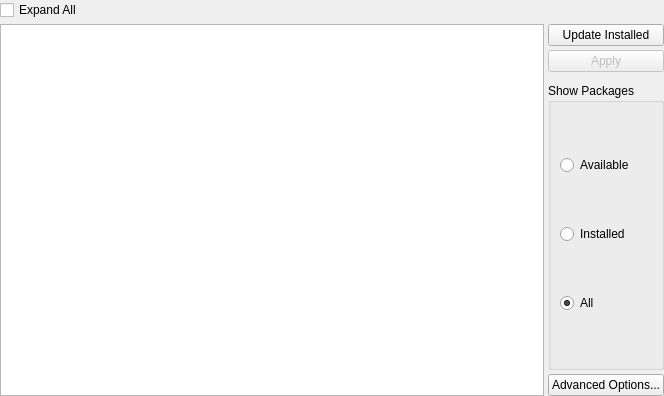
<?xml version="1.0" encoding="UTF-8"?>
<ui version="4.0">
 <class>Android::Internal::AndroidSdkManagerWidget</class>
 <widget class="QWidget" name="Android::Internal::AndroidSdkManagerWidget">
  <property name="geometry">
   <rect>
    <x>0</x>
    <y>0</y>
    <width>664</width>
    <height>396</height>
   </rect>
  </property>
  <property name="windowTitle">
   <string>Android SDK Manager</string>
  </property>
  <layout class="QVBoxLayout" name="verticalLayout_3">
   <property name="spacing">
    <number>-1</number>
   </property>
   <property name="leftMargin">
    <number>0</number>
   </property>
   <property name="topMargin">
    <number>0</number>
   </property>
   <property name="rightMargin">
    <number>0</number>
   </property>
   <property name="bottomMargin">
    <number>0</number>
   </property>
   <item>
    <widget class="QStackedWidget" name="viewStack">
     <property name="currentIndex">
      <number>0</number>
     </property>
     <widget class="QWidget" name="packagesStack">
      <layout class="QGridLayout" name="gridLayout">
       <property name="leftMargin">
        <number>0</number>
       </property>
       <property name="topMargin">
        <number>0</number>
       </property>
       <property name="rightMargin">
        <number>0</number>
       </property>
       <property name="bottomMargin">
        <number>0</number>
       </property>
       <property name="spacing">
        <number>4</number>
       </property>
       <item row="0" column="0" colspan="2">
        <layout class="QHBoxLayout" name="horizontalLayout">
         <item>
          <widget class="QCheckBox" name="expandCheck">
           <property name="sizePolicy">
            <sizepolicy hsizetype="Preferred" vsizetype="Fixed">
             <horstretch>0</horstretch>
             <verstretch>0</verstretch>
            </sizepolicy>
           </property>
           <property name="text">
            <string>Expand All</string>
           </property>
           <property name="checkable">
            <bool>true</bool>
           </property>
          </widget>
         </item>
        </layout>
       </item>
       <item row="1" column="0">
        <widget class="QTreeView" name="packagesView">
         <property name="indentation">
          <number>20</number>
         </property>
         <attribute name="headerCascadingSectionResizes">
          <bool>false</bool>
         </attribute>
        </widget>
       </item>
       <item row="1" column="1">
        <layout class="QVBoxLayout" name="verticalLayout_2">
         <item>
          <widget class="QPushButton" name="updateInstalledButton">
           <property name="text">
            <string>Update Installed</string>
           </property>
          </widget>
         </item>
         <item>
          <widget class="QPushButton" name="applySelectionButton">
           <property name="enabled">
            <bool>false</bool>
           </property>
           <property name="text">
            <string>Apply</string>
           </property>
          </widget>
         </item>
         <item>
          <spacer name="verticalSpacer">
           <property name="orientation">
            <enum>Qt::Vertical</enum>
           </property>
          </spacer>
         </item>
         <item>
          <widget class="QGroupBox" name="packagesTypeGroup">
           <property name="title">
            <string>Show Packages</string>
           </property>
           <layout class="QVBoxLayout" name="verticalLayout">
            <item>
             <widget class="QRadioButton" name="showAvailableRadio">
              <property name="text">
               <string>Available</string>
              </property>
             </widget>
            </item>
            <item>
             <widget class="QRadioButton" name="showInstalledRadio">
              <property name="text">
               <string>Installed</string>
              </property>
             </widget>
            </item>
            <item>
             <widget class="QRadioButton" name="showAllRadio">
              <property name="text">
               <string>All</string>
              </property>
              <property name="checked">
               <bool>true</bool>
              </property>
             </widget>
            </item>
           </layout>
          </widget>
         </item>
         <item>
          <widget class="QPushButton" name="optionsButton">
           <property name="text">
            <string>Advanced Options...</string>
           </property>
          </widget>
         </item>
        </layout>
       </item>
      </layout>
     </widget>
     <widget class="QWidget" name="outputStack">
      <layout class="QGridLayout" name="gridLayout_2">
       <item row="3" column="2">
        <widget class="QPushButton" name="cancelButton">
         <property name="text">
          <string>Cancel</string>
         </property>
        </widget>
       </item>
       <item row="2" column="0" colspan="3">
        <widget class="QProgressBar" name="operationProgress">
         <property name="maximum">
          <number>100</number>
         </property>
         <property name="value">
          <number>0</number>
         </property>
         <property name="textVisible">
          <bool>true</bool>
         </property>
         <property name="invertedAppearance">
          <bool>false</bool>
         </property>
        </widget>
       </item>
       <item row="3" column="0">
        <spacer name="horizontalSpacer">
         <property name="orientation">
          <enum>Qt::Horizontal</enum>
         </property>
         <property name="sizeHint" stdset="0">
          <size>
           <width>40</width>
           <height>20</height>
          </size>
         </property>
        </spacer>
       </item>
       <item row="0" column="0" colspan="3">
        <widget class="QPlainTextEdit" name="outputEdit">
         <property name="readOnly">
          <bool>true</bool>
         </property>
        </widget>
       </item>
       <item row="1" column="0">
        <widget class="QLabel" name="sdkLicenseLabel">
         <property name="sizePolicy">
          <sizepolicy hsizetype="Expanding" vsizetype="Preferred">
           <horstretch>0</horstretch>
           <verstretch>0</verstretch>
          </sizepolicy>
         </property>
         <property name="text">
          <string>Do you want to accept the Android SDK license?</string>
         </property>
         <property name="alignment">
          <set>Qt::AlignRight|Qt::AlignTrailing|Qt::AlignVCenter</set>
         </property>
        </widget>
       </item>
       <item row="1" column="1" colspan="2">
        <widget class="QDialogButtonBox" name="sdkLicensebuttonBox">
         <property name="enabled">
          <bool>false</bool>
         </property>
         <property name="sizePolicy">
          <sizepolicy hsizetype="Preferred" vsizetype="Fixed">
           <horstretch>0</horstretch>
           <verstretch>0</verstretch>
          </sizepolicy>
         </property>
         <property name="standardButtons">
          <set>QDialogButtonBox::No|QDialogButtonBox::Yes</set>
         </property>
        </widget>
       </item>
      </layout>
     </widget>
    </widget>
   </item>
  </layout>
 </widget>
 <tabstops>
  <tabstop>packagesView</tabstop>
  <tabstop>showAllRadio</tabstop>
  <tabstop>showInstalledRadio</tabstop>
  <tabstop>showAvailableRadio</tabstop>
  <tabstop>outputEdit</tabstop>
 </tabstops>
 <resources/>
 <connections/>
</ui>
